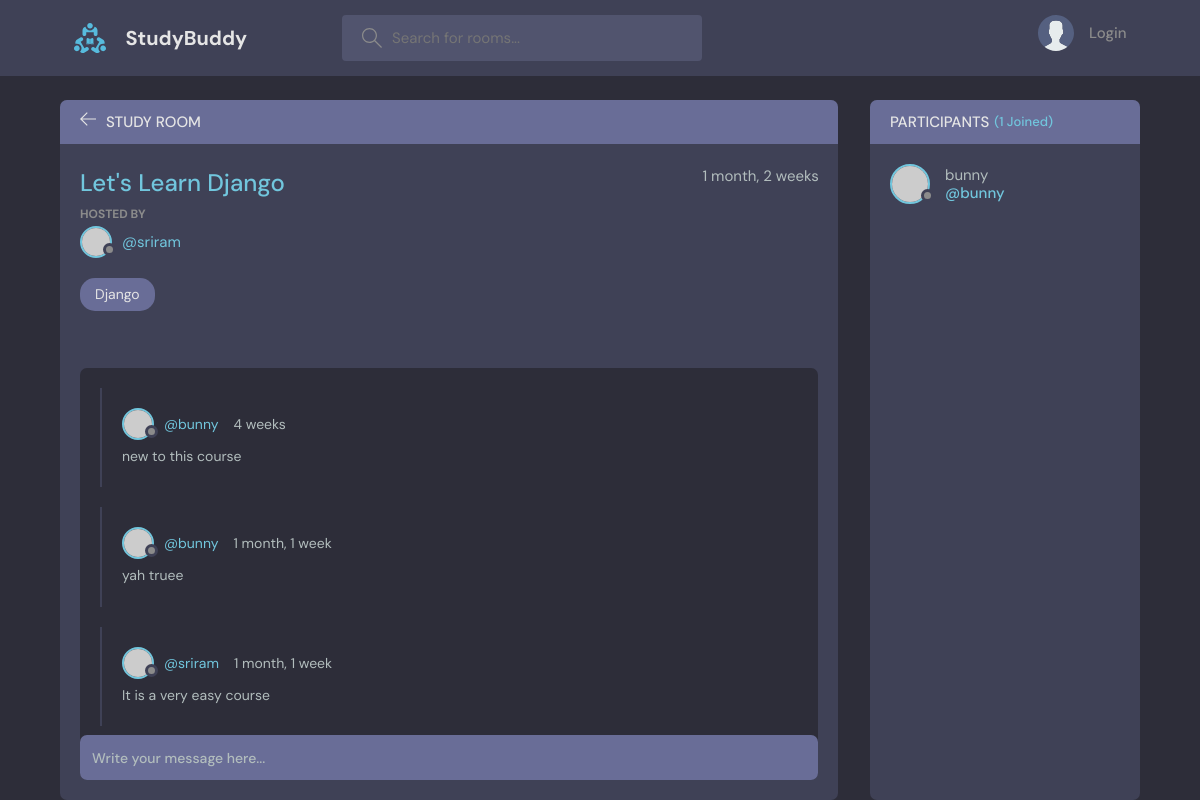
Page /room/3/ on the committed database.
### base/models.py (models this page shows, shortened)
class Room(models.Model):
    host= models.ForeignKey(User , on_delete=models.SET_NULL , null= True)
    topic= models.ForeignKey(Topic , on_delete=models.SET_NULL , null= True)
    name = models.CharField(max_length=200)
    description = models.TextField(null=True , blank=True)
    participants = models.ManyToManyField(User, related_name='participants' , blank=True
                                          )
    updated = models.DateTimeField(auto_now=True)
    created = models.DateTimeField(auto_now_add=True)
    class Meta:
        ordering = ['-updated', '-created']

class Topic(models.Model):
    name = models.CharField(max_length=200)
    def __str__(self):
        return self.name

class Message(models.Model):
    user = models.ForeignKey(User, on_delete=models.CASCADE)  #user content
    room = models.ForeignKey(Room, on_delete=models.CASCADE)  #room relationship
    body = models.TextField()
    updated = models.DateTimeField(auto_now=True)   #updating user content
    created = models.DateTimeField(auto_now_add=True)   #creating user content
    class Meta:
        ordering = ['-updated', '-created']

### base/views.py (the view, shortened to what this page needs)
# urls.py: path('room/<str:pk>/',views.room, name="room"),
def room(request , pk):
    room = Room.objects.get(id=pk)
    room_messages = room.message_set.all()
    participants = room.participants.all()
    context = {'room': room , 'room_messages': room_messages , 'participants': participants}
    return render(request, 'base/room.html', context)

### base/templates/base/room.html (shortened to what this page needs)
{% extends 'main.html' %}
{% block content %}
    <main class="profile-page layout layout--2">
      <div class="container">
        <div class="room">
          <div class="room__top">
            <div class="room__topLeft">
              <a href="{% url 'home' %}">
                <svg version="1.1" xmlns="http://www.w3.org/2000/svg" width="32" height="32" viewBox="0 0 32 32">
                  <title>arrow-left</title>
                  <path
                    d="M13.723 2.286l-13.723 13.714 13.719 13.714 1.616-1.611-10.96-10.96h27.625v-2.286h-27.625l10.965-10.965-1.616-1.607z"
                  ></path>
                </svg>
              </a>
              <h3>Study Room</h3>
            </div>
          </div>
          <div class="room__box scroll">
            <div class="room__header scroll">
              <div class="room__info">
                <h3>{{room.name}}</h3>
                <span>{{room.created|timesince}}</span>
              </div>
              <div class="room__hosted">
                <p>Hosted By</p>
                <a href="{% url 'user-profile' room.host.id %}" class="room__author">
                  <div class="avatar avatar--small">
                    <img src="https://randomuser.me/api/portraits/men/37.jpg" />
                  </div>
                  <span>@{{room.host.username}}</span>
                </a>
              </div>
              <span class="room__topics">{{room.topic}}</span>
            </div>
            <div class="room__conversation">
              <div class="threads scroll">
                {% for message in room_messages %}
                <div class="thread">
                  <div class="thread__top">
                    <div class="thread__author">
                      <a href="{% url 'user-profile' message.user.id %}" class="thread__authorInfo">
                        <div class="avatar avatar--small">
                          <img src="https://randomuser.me/api/portraits/men/37.jpg" />
                        </div>
                        <span>@{{message.user.username}}</span>
                      </a>
                      <span class="thread__date">{{message.created|timesince}}</span>
                    </div>
                  </div>
                  <div class="thread__details">
                    {{message.body}}
                  </div>
                </div>
                {% endfor %}
              </div>
            </div>
          </div>
          <div class="room__message">
            <form action="#"><input name="" placeholder="Write your message here..." /></form>
          </div>
        </div>
        <div class="participants">
          <h3 class="participants__top">Participants <span>({{participants.count}} Joined)</span></h3>
          <div class="participants__list scroll">
            {% for user in participants %}
            <a href="{% url 'user-profile' user.id %}" class="participant">
              <div class="avatar avatar--medium">
                <img src="https://randomuser.me/api/portraits/men/37.jpg" />
              </div>
              <p>
                {{user.username}}
                <span>@{{user.username}}</span>
              </p>
            </a>
            {% endfor %}
          </div>
        </div>
      </div>
    </main>
{% endblock content %}

### rows in the picture
Room: name "Let's Learn Django", created "1 month, 2 weeks", host.username "sriram", topic "Django"
Message: user.username "bunny", created "4 weeks", body "new to this course"
Message: user.username "bunny", created "1 month, 1 week", body "yah truee"
Message: user.username "sriram", created "1 month, 1 week", body "It is a very easy course"

### other values in the picture
{{ participants.count }} "1"
{{ user.username }} "bunny"
